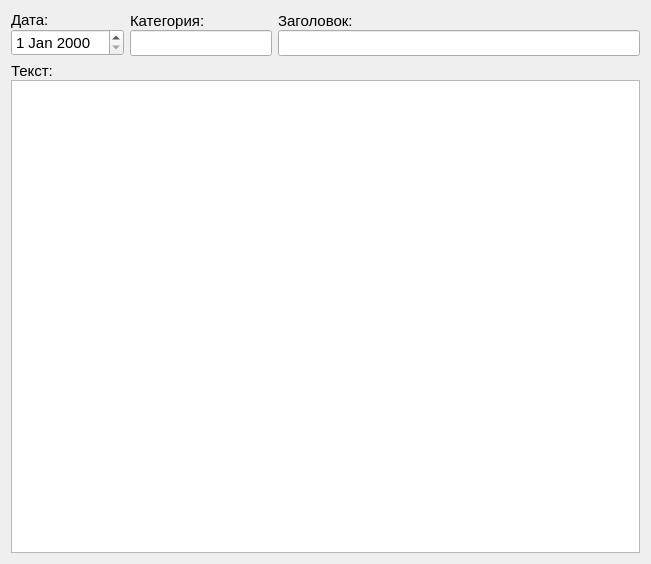
<?xml version="1.0" encoding="UTF-8"?>
<ui version="4.0">
 <class>ShowItemWindow</class>
 <widget class="QWidget" name="ShowItemWindow">
  <property name="geometry">
   <rect>
    <x>0</x>
    <y>0</y>
    <width>651</width>
    <height>564</height>
   </rect>
  </property>
  <property name="font">
   <font>
    <pointsize>10</pointsize>
   </font>
  </property>
  <property name="windowTitle">
   <string>Form</string>
  </property>
  <layout class="QVBoxLayout" name="verticalLayout_5">
   <item>
    <layout class="QHBoxLayout" name="horizontalLayout">
     <item>
      <layout class="QVBoxLayout" name="verticalLayout_3">
       <property name="spacing">
        <number>0</number>
       </property>
       <item>
        <widget class="QLabel" name="label_3">
         <property name="font">
          <font>
           <pointsize>11</pointsize>
          </font>
         </property>
         <property name="text">
          <string>Дата:</string>
         </property>
        </widget>
       </item>
       <item>
        <widget class="QDateEdit" name="dateEdit">
         <property name="font">
          <font>
           <pointsize>11</pointsize>
          </font>
         </property>
        </widget>
       </item>
      </layout>
     </item>
     <item>
      <layout class="QVBoxLayout" name="verticalLayout_4">
       <property name="spacing">
        <number>0</number>
       </property>
       <item>
        <widget class="QLabel" name="label_4">
         <property name="font">
          <font>
           <pointsize>11</pointsize>
          </font>
         </property>
         <property name="text">
          <string>Категория:</string>
         </property>
        </widget>
       </item>
       <item>
        <widget class="QLineEdit" name="edtCategory">
         <property name="sizePolicy">
          <sizepolicy hsizetype="Preferred" vsizetype="Fixed">
           <horstretch>0</horstretch>
           <verstretch>0</verstretch>
          </sizepolicy>
         </property>
         <property name="font">
          <font>
           <pointsize>11</pointsize>
          </font>
         </property>
        </widget>
       </item>
      </layout>
     </item>
     <item>
      <layout class="QVBoxLayout" name="verticalLayout">
       <property name="spacing">
        <number>0</number>
       </property>
       <item>
        <widget class="QLabel" name="label">
         <property name="font">
          <font>
           <pointsize>11</pointsize>
          </font>
         </property>
         <property name="text">
          <string>Заголовок:</string>
         </property>
        </widget>
       </item>
       <item>
        <widget class="QLineEdit" name="edtTitle">
         <property name="font">
          <font>
           <pointsize>11</pointsize>
          </font>
         </property>
        </widget>
       </item>
      </layout>
     </item>
    </layout>
   </item>
   <item>
    <layout class="QVBoxLayout" name="verticalLayout_2">
     <property name="spacing">
      <number>0</number>
     </property>
     <item>
      <widget class="QLabel" name="label_2">
       <property name="font">
        <font>
         <pointsize>11</pointsize>
        </font>
       </property>
       <property name="text">
        <string>Текст:</string>
       </property>
      </widget>
     </item>
     <item>
      <widget class="QTextBrowser" name="edtText">
       <property name="font">
        <font>
         <pointsize>11</pointsize>
        </font>
       </property>
      </widget>
     </item>
    </layout>
   </item>
  </layout>
 </widget>
 <resources/>
 <connections/>
</ui>
